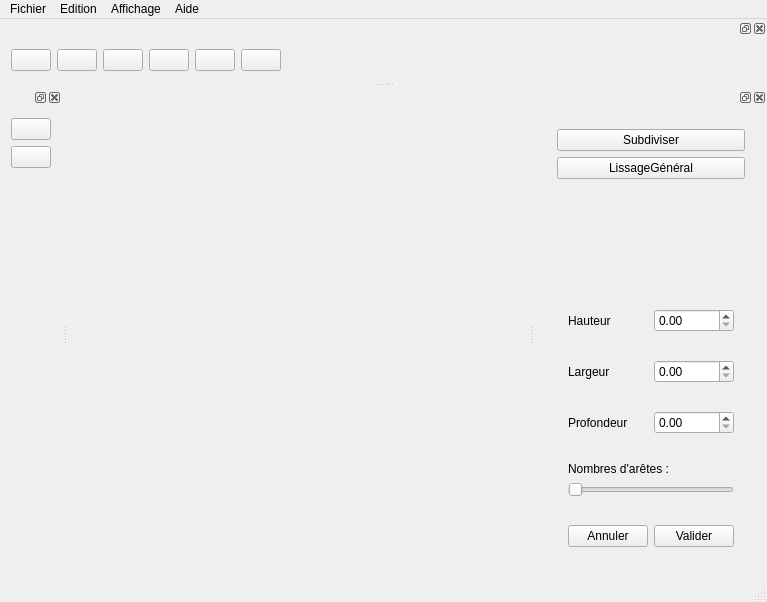
<?xml version="1.0" encoding="UTF-8"?>
<ui version="4.0">
 <class>MainWindow</class>
 <widget class="QMainWindow" name="MainWindow">
  <property name="geometry">
   <rect>
    <x>0</x>
    <y>0</y>
    <width>767</width>
    <height>602</height>
   </rect>
  </property>
  <property name="windowTitle">
   <string>OpenSculpt</string>
  </property>
  <widget class="QWidget" name="centralWidget">
   <layout class="QHBoxLayout" name="horizontalLayout_5">
    <item>
     <widget class="QWidget" name="widget_2" native="true">
      <layout class="QVBoxLayout" name="verticalLayout">
       <item>
        <widget class="GLWidget" name="widgetfenetre" native="true">
         <property name="enabled">
          <bool>true</bool>
         </property>
         <layout class="QVBoxLayout" name="verticalLayout_2">
          <property name="leftMargin">
           <number>12</number>
          </property>
         </layout>
        </widget>
       </item>
      </layout>
     </widget>
    </item>
   </layout>
  </widget>
  <widget class="QMenuBar" name="menuBar">
   <property name="geometry">
    <rect>
     <x>0</x>
     <y>0</y>
     <width>767</width>
     <height>22</height>
    </rect>
   </property>
   <widget class="QMenu" name="menuFile">
    <property name="title">
     <string>Fichier</string>
    </property>
    <addaction name="actionNewProject"/>
    <addaction name="actionNewObject"/>
    <addaction name="actionOpen"/>
    <addaction name="actionSave_as"/>
    <addaction name="actionQuit"/>
   </widget>
   <widget class="QMenu" name="menuEdition">
    <property name="title">
     <string>Edition</string>
    </property>
    <addaction name="actionRedo"/>
   </widget>
   <widget class="QMenu" name="menuAide">
    <property name="title">
     <string>Aide</string>
    </property>
    <addaction name="actionA_propos"/>
   </widget>
   <widget class="QMenu" name="menuShow">
    <property name="title">
     <string>Affichage</string>
    </property>
    <addaction name="actionFullscreen"/>
   </widget>
   <addaction name="menuFile"/>
   <addaction name="menuEdition"/>
   <addaction name="menuShow"/>
   <addaction name="menuAide"/>
  </widget>
  <widget class="QStatusBar" name="statusBar"/>
  <widget class="QDockWidget" name="dockWidgetWindow">
   <attribute name="dockWidgetArea">
    <number>2</number>
   </attribute>
   <widget class="QWidget" name="dockWidgetContents">
    <layout class="QVBoxLayout" name="verticalLayout_4">
     <item>
      <widget class="QWidget" name="widgetbuttonconplex" native="true">
       <layout class="QVBoxLayout" name="verticalLayout_3">
        <item>
         <widget class="QPushButton" name="widgetsubdiviser">
          <property name="text">
           <string>Subdiviser</string>
          </property>
         </widget>
        </item>
        <item>
         <widget class="QPushButton" name="widgetsmoothgeneral">
          <property name="text">
           <string>LissageGénéral</string>
          </property>
         </widget>
        </item>
        <item>
         <spacer name="verticalSpacer">
          <property name="orientation">
           <enum>Qt::Vertical</enum>
          </property>
          <property name="sizeHint" stdset="0">
           <size>
            <width>20</width>
            <height>40</height>
           </size>
          </property>
         </spacer>
        </item>
       </layout>
      </widget>
     </item>
     <item>
      <widget class="QWidget" name="Initfigure" native="true">
       <layout class="QVBoxLayout" name="verticalLayout_6">
        <item>
         <widget class="QWidget" name="widgetheight" native="true">
          <layout class="QHBoxLayout" name="horizontalLayout_3">
           <item>
            <widget class="QLabel" name="height">
             <property name="text">
              <string>Hauteur</string>
             </property>
            </widget>
           </item>
           <item>
            <widget class="QDoubleSpinBox" name="doubleSpinBox_2"/>
           </item>
          </layout>
         </widget>
        </item>
        <item>
         <widget class="QWidget" name="widgetwidth" native="true">
          <layout class="QHBoxLayout" name="horizontalLayout_2">
           <item>
            <widget class="QLabel" name="width">
             <property name="text">
              <string>Largeur</string>
             </property>
            </widget>
           </item>
           <item>
            <widget class="QDoubleSpinBox" name="doubleSpinBox"/>
           </item>
          </layout>
         </widget>
        </item>
        <item>
         <widget class="QWidget" name="widgetdepth" native="true">
          <layout class="QHBoxLayout" name="horizontalLayout_4">
           <item>
            <widget class="QLabel" name="depth">
             <property name="text">
              <string>Profondeur</string>
             </property>
            </widget>
           </item>
           <item>
            <widget class="QDoubleSpinBox" name="doubleSpinBox_3"/>
           </item>
          </layout>
         </widget>
        </item>
        <item>
         <widget class="QWidget" name="widgetEdge" native="true">
          <layout class="QVBoxLayout" name="verticalLayout_7">
           <item>
            <widget class="QLabel" name="intEdge">
             <property name="text">
              <string>Nombres d'arêtes :</string>
             </property>
            </widget>
           </item>
           <item>
            <widget class="QSlider" name="horizontalSlider">
             <property name="minimum">
              <number>2</number>
             </property>
             <property name="maximum">
              <number>20</number>
             </property>
             <property name="orientation">
              <enum>Qt::Horizontal</enum>
             </property>
            </widget>
           </item>
          </layout>
         </widget>
        </item>
        <item>
         <widget class="QWidget" name="widgetvalid" native="true">
          <layout class="QHBoxLayout" name="horizontalLayout_6">
           <item>
            <widget class="QPushButton" name="cancel">
             <property name="text">
              <string>Annuler</string>
             </property>
            </widget>
           </item>
           <item>
            <widget class="QPushButton" name="valid">
             <property name="text">
              <string>Valider</string>
             </property>
            </widget>
           </item>
          </layout>
         </widget>
        </item>
       </layout>
      </widget>
     </item>
    </layout>
   </widget>
  </widget>
  <widget class="QDockWidget" name="dockWidgetObjet">
   <attribute name="dockWidgetArea">
    <number>1</number>
   </attribute>
   <widget class="QWidget" name="dockWidgetContents_2">
    <layout class="QVBoxLayout" name="verticalLayout_5">
     <item>
      <widget class="QPushButton" name="select">
       <property name="text">
        <string/>
       </property>
       <property name="icon">
        <iconset resource="../data/ressources.qrc">
         <normaloff>:/icons/Curseur.png</normaloff>:/icons/Curseur.png</iconset>
       </property>
       <property name="checkable">
        <bool>true</bool>
       </property>
       <property name="checked">
        <bool>false</bool>
       </property>
      </widget>
     </item>
     <item>
      <widget class="QPushButton" name="rotation">
       <property name="text">
        <string/>
       </property>
       <property name="icon">
        <iconset resource="../data/ressources.qrc">
         <normaloff>:/icons/rotation.jpeg</normaloff>:/icons/rotation.jpeg</iconset>
       </property>
       <property name="checkable">
        <bool>true</bool>
       </property>
      </widget>
     </item>
     <item>
      <spacer name="verticalSpacer_2">
       <property name="orientation">
        <enum>Qt::Vertical</enum>
       </property>
       <property name="sizeHint" stdset="0">
        <size>
         <width>20</width>
         <height>40</height>
        </size>
       </property>
      </spacer>
     </item>
    </layout>
   </widget>
  </widget>
  <widget class="QDockWidget" name="dockWidget">
   <attribute name="dockWidgetArea">
    <number>4</number>
   </attribute>
   <widget class="QWidget" name="dockWidgetContents_3">
    <layout class="QHBoxLayout" name="horizontalLayout">
     <item>
      <widget class="QPushButton" name="selectinit">
       <property name="text">
        <string/>
       </property>
       <property name="icon">
        <iconset resource="../data/ressources.qrc">
         <normaloff>:/icons/Curseur.png</normaloff>:/icons/Curseur.png</iconset>
       </property>
      </widget>
     </item>
     <item>
      <widget class="QPushButton" name="pushButton_3">
       <property name="text">
        <string/>
       </property>
       <property name="icon">
        <iconset resource="../data/ressources.qrc">
         <normaloff>:/icons/quatre-fleches_318-10750.jpg</normaloff>:/icons/quatre-fleches_318-10750.jpg</iconset>
       </property>
      </widget>
     </item>
     <item>
      <widget class="QPushButton" name="redo">
       <property name="text">
        <string/>
       </property>
       <property name="icon">
        <iconset resource="../data/ressources.qrc">
         <normaloff>:/icons/symbole-de-rotation-a-droite_318-9143.jpg</normaloff>:/icons/symbole-de-rotation-a-droite_318-9143.jpg</iconset>
       </property>
       <property name="checkable">
        <bool>true</bool>
       </property>
      </widget>
     </item>
     <item>
      <widget class="QPushButton" name="zoom">
       <property name="text">
        <string/>
       </property>
       <property name="icon">
        <iconset resource="../data/ressources.qrc">
         <normaloff>:/icons/zoom.png</normaloff>:/icons/zoom.png</iconset>
       </property>
       <property name="checkable">
        <bool>true</bool>
       </property>
      </widget>
     </item>
     <item>
      <widget class="QPushButton" name="initCube">
       <property name="toolTip">
        <string>Creation du Cube</string>
       </property>
       <property name="text">
        <string/>
       </property>
       <property name="icon">
        <iconset resource="../data/ressources.qrc">
         <normaloff>:/icons/cube.png</normaloff>:/icons/cube.png</iconset>
       </property>
      </widget>
     </item>
     <item>
      <widget class="QPushButton" name="initSphere">
       <property name="toolTip">
        <string>Création de la Sphère</string>
       </property>
       <property name="text">
        <string/>
       </property>
       <property name="icon">
        <iconset resource="../data/ressources.qrc">
         <normaloff>:/icons/sphere.jpg</normaloff>:/icons/sphere.jpg</iconset>
       </property>
      </widget>
     </item>
     <item>
      <spacer name="horizontalSpacer">
       <property name="orientation">
        <enum>Qt::Horizontal</enum>
       </property>
       <property name="sizeHint" stdset="0">
        <size>
         <width>40</width>
         <height>20</height>
        </size>
       </property>
      </spacer>
     </item>
    </layout>
   </widget>
  </widget>
  <action name="actionNewProject">
   <property name="text">
    <string>Nouveau Projet</string>
   </property>
  </action>
  <action name="actionOpen">
   <property name="text">
    <string>Ouvrir</string>
   </property>
  </action>
  <action name="actionSave_as">
   <property name="text">
    <string>Enregistrer sous...</string>
   </property>
  </action>
  <action name="actionQuit">
   <property name="text">
    <string>Quitter</string>
   </property>
  </action>
  <action name="mouse">
   <property name="checkable">
    <bool>true</bool>
   </property>
   <property name="icon">
    <iconset resource="../data/ressources.qrc">
     <normaloff>:/icons/Curseur.png</normaloff>:/icons/Curseur.png</iconset>
   </property>
   <property name="text">
    <string>souris</string>
   </property>
   <property name="toolTip">
    <string>Selectionner</string>
   </property>
  </action>
  <action name="actionMove">
   <property name="checkable">
    <bool>true</bool>
   </property>
   <property name="icon">
    <iconset resource="../data/ressources.qrc">
     <normaloff>:/icons/quatre-fleches_318-10750.jpg</normaloff>:/icons/quatre-fleches_318-10750.jpg</iconset>
   </property>
   <property name="text">
    <string>deplacer</string>
   </property>
   <property name="toolTip">
    <string>Permet de déplacer un objet</string>
   </property>
  </action>
  <action name="actionRotation">
   <property name="checkable">
    <bool>true</bool>
   </property>
   <property name="icon">
    <iconset resource="../data/ressources.qrc">
     <normaloff>:/icons/symbole-de-rotation-a-droite_318-9143.jpg</normaloff>:/icons/symbole-de-rotation-a-droite_318-9143.jpg</iconset>
   </property>
   <property name="text">
    <string>rotation</string>
   </property>
   <property name="toolTip">
    <string>permet de tourner l'objet</string>
   </property>
  </action>
  <action name="actionRedo">
   <property name="text">
    <string>Redo</string>
   </property>
  </action>
  <action name="actionA_propos">
   <property name="text">
    <string>A propos</string>
   </property>
  </action>
  <action name="actionCube">
   <property name="checkable">
    <bool>true</bool>
   </property>
   <property name="checked">
    <bool>false</bool>
   </property>
   <property name="icon">
    <iconset resource="../data/ressources.qrc">
     <normaloff>:/icons/cube.png</normaloff>:/icons/cube.png</iconset>
   </property>
   <property name="text">
    <string>cube</string>
   </property>
  </action>
  <action name="actionFullscreen">
   <property name="text">
    <string>Plein écran/ Fenêtre</string>
   </property>
  </action>
  <action name="actionNewObject">
   <property name="text">
    <string>Nouvelle Objet</string>
   </property>
  </action>
 </widget>
 <layoutdefault spacing="6" margin="11"/>
 <customwidgets>
  <customwidget>
   <class>GLWidget</class>
   <extends>QWidget</extends>
   <header>gui/glwidget.h</header>
   <container>1</container>
  </customwidget>
 </customwidgets>
 <resources>
  <include location="../data/ressources.qrc"/>
 </resources>
 <connections>
  <connection>
   <sender>actionQuit</sender>
   <signal>triggered()</signal>
   <receiver>MainWindow</receiver>
   <slot>close()</slot>
   <hints>
    <hint type="sourcelabel">
     <x>-1</x>
     <y>-1</y>
    </hint>
    <hint type="destinationlabel">
     <x>250</x>
     <y>172</y>
    </hint>
   </hints>
  </connection>
 </connections>
</ui>
